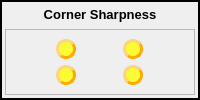
              <widget class="QFrame" name="frame_62">
               <property name="frameShape">
                <enum>QFrame::WinPanel</enum>
               </property>
               <property name="frameShadow">
                <enum>QFrame::Plain</enum>
               </property>
               <layout class="QGridLayout" name="gridLayout_68">
                <property name="leftMargin">
                 <number>3</number>
                </property>
                <property name="topMargin">
                 <number>3</number>
                </property>
                <property name="rightMargin">
                 <number>3</number>
                </property>
                <property name="bottomMargin">
                 <number>3</number>
                </property>
                <item row="0" column="0" colspan="2">
                 <widget class="QLabel" name="label_34">
                  <property name="maximumSize">
                   <size>
                    <width>16777215</width>
                    <height>20</height>
                   </size>
                  </property>
                  <property name="font">
                   <font>
                    <pointsize>10</pointsize>
                    <weight>75</weight>
                    <bold>true</bold>
                   </font>
                  </property>
                  <property name="text">
                   <string>Corner Sharpness</string>
                  </property>
                  <property name="alignment">
                   <set>Qt::AlignCenter</set>
                  </property>
                 </widget>
                </item>
                <item row="1" column="0" colspan="2">
                 <widget class="QFrame" name="frame_63">
                  <property name="frameShape">
                   <enum>QFrame::StyledPanel</enum>
                  </property>
                  <property name="frameShadow">
                   <enum>QFrame::Plain</enum>
                  </property>
                  <layout class="QGridLayout" name="gridLayout_69">
                   <item row="1" column="0">
                    <widget class="QPushButton" name="CTRL_R_mouth_cornerSharpnessD">
                     <property name="minimumSize">
                      <size>
                       <width>20</width>
                       <height>20</height>
                      </size>
                     </property>
                     <property name="maximumSize">
                      <size>
                       <width>20</width>
                       <height>20</height>
                      </size>
                     </property>
                     <property name="styleSheet">
                      <string notr="true">QPushButton{
background-color: rgba(255, 255, 0, 200);
border-style: outset;
border-width: 3px;
border-radius: 10px;
border-color: rgb(255, 170, 0);
}
QPushButton:hover{
background-color:rgba(0,0,200,60); 
color: black;}
QPushButton:checked{
background-color: rgba(0,255, 0 ,200);
border-style: inset; }

</string>
                     </property>
                     <property name="text">
                      <string/>
                     </property>
                    </widget>
                   </item>
                   <item row="0" column="0">
                    <widget class="QPushButton" name="CTRL_R_mouth_cornerSharpnessU">
                     <property name="minimumSize">
                      <size>
                       <width>20</width>
                       <height>20</height>
                      </size>
                     </property>
                     <property name="maximumSize">
                      <size>
                       <width>20</width>
                       <height>20</height>
                      </size>
                     </property>
                     <property name="styleSheet">
                      <string notr="true">QPushButton{
background-color: rgba(255, 255, 0, 200);
border-style: outset;
border-width: 3px;
border-radius: 10px;
border-color: rgb(255, 170, 0);
}
QPushButton:hover{
background-color:rgba(0,0,200,60); 
color: black;}
QPushButton:checked{
background-color: rgba(0,255, 0 ,200);
border-style: inset; }

</string>
                     </property>
                     <property name="text">
                      <string/>
                     </property>
                    </widget>
                   </item>
                   <item row="0" column="1">
                    <widget class="QPushButton" name="CTRL_L_mouth_cornerSharpnessU">
                     <property name="minimumSize">
                      <size>
                       <width>20</width>
                       <height>20</height>
                      </size>
                     </property>
                     <property name="maximumSize">
                      <size>
                       <width>20</width>
                       <height>20</height>
                      </size>
                     </property>
                     <property name="styleSheet">
                      <string notr="true">QPushButton{
background-color: rgba(255, 255, 0, 200);
border-style: outset;
border-width: 3px;
border-radius: 10px;
border-color: rgb(255, 170, 0);
}
QPushButton:hover{
background-color:rgba(0,0,200,60); 
color: black;}
QPushButton:checked{
background-color: rgba(0,255, 0 ,200);
border-style: inset; }

</string>
                     </property>
                     <property name="text">
                      <string/>
                     </property>
                    </widget>
                   </item>
                   <item row="1" column="1">
                    <widget class="QPushButton" name="CTRL_L_mouth_cornerSharpnessD">
                     <property name="minimumSize">
                      <size>
                       <width>20</width>
                       <height>20</height>
                      </size>
                     </property>
                     <property name="maximumSize">
                      <size>
                       <width>20</width>
                       <height>20</height>
                      </size>
                     </property>
                     <property name="styleSheet">
                      <string notr="true">QPushButton{
background-color: rgba(255, 255, 0, 200);
border-style: outset;
border-width: 3px;
border-radius: 10px;
border-color: rgb(255, 170, 0);
}
QPushButton:hover{
background-color:rgba(0,0,200,60); 
color: black;}
QPushButton:checked{
background-color: rgba(0,255, 0 ,200);
border-style: inset; }

</string>
                     </property>
                     <property name="text">
                      <string/>
                     </property>
                    </widget>
                   </item>
                  </layout>
                 </widget>
                </item>
               </layout>
              </widget>
